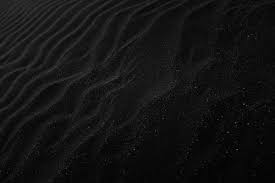
#> input picture HW1/Codes/images/Hist1.jpeg, 275 x 183 px
$ jupyter execute 1.ipynb
#> lines starting #> are read from the running program, lines starting #| are printed output that depends on the picture
[cell 1]
import cv2
import numpy as np
from matplotlib import pyplot as plt

[cell 2]
source_dir = "images/"
save_dir = "save/"

[cell 3]
image1 = cv2.imread(source_dir + "Hist1.jpeg", 0)
#> image1 is the input picture: shape (183, 275); min 0, max 86, mean 19
image2 = cv2.imread(source_dir + "Hist2.jpg", 0)
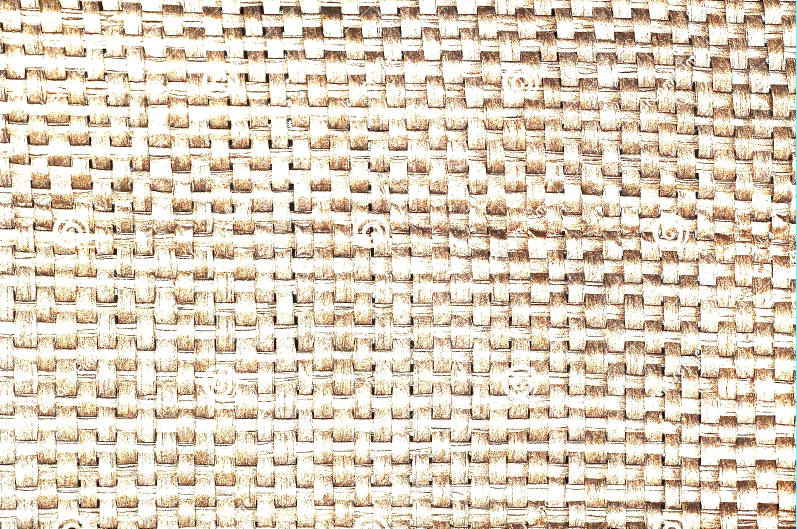
#> input picture HW1/Codes/images/Hist2.jpg, 1593 x 1057 px (shown at 1/2 size)
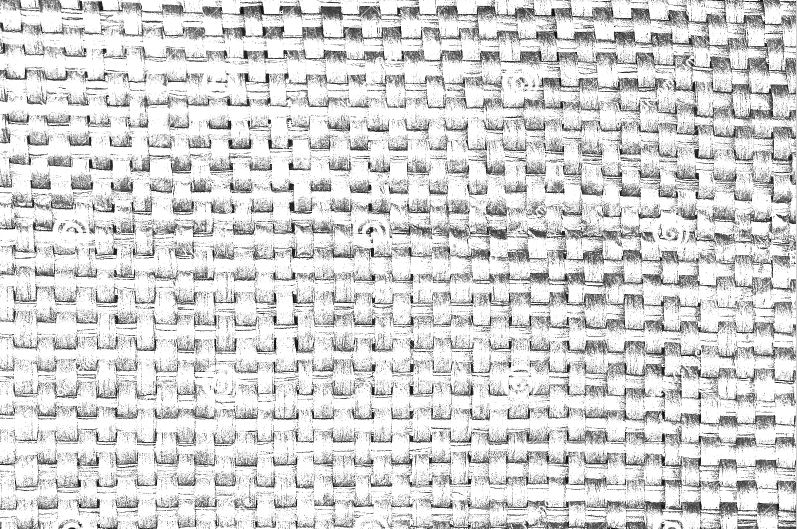
#> image2: shape (1057, 1593) (shown at 1/2 size); min 3, max 255, mean 213

[cell 4]
plt.figure(figsize=[15,5])
plt.subplot(121)
plt.imshow(image1, cmap="gray"), plt.xticks([]), plt.yticks([])
plt.subplot(122)
plt.imshow(image2, cmap="gray"), plt.xticks([]), plt.yticks([])
plt.show()

[cell 5]
plt.figure(figsize=[15,5])
plt.subplot(121)
plt.hist(image1.ravel(), 256, [0, 256])
plt.subplot(122)
plt.hist(image2.ravel(), 256, [0, 256])
plt.show()
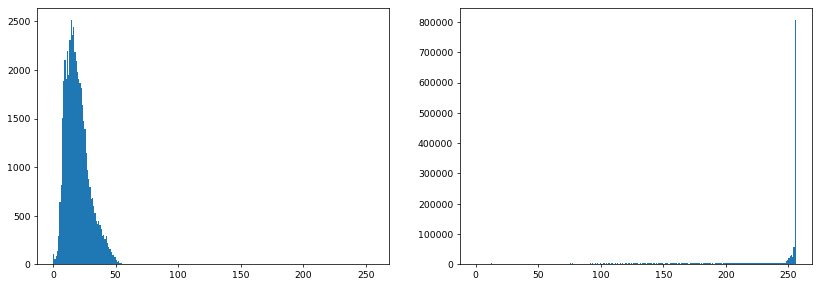
#> figure drawn by matplotlib, 2 panels; panel 1: tallest bar 2516 high, from x = 14 to 15; panel 2: tallest bar 807288 high, from x = 255 to 256

[cell 6]
def plot_cdf(image):
    hist, bins = np.histogram(image.flatten(),256,[0,256])
#> hist = 256 values, max 2516 at index 14, min 0 at index 67, mean 196.6; bins = 257 values from 0 to 256
    cdf = hist.cumsum()
#> cdf = 256 values from 110 to 50325
    cdf_normalized = cdf * hist.max() / cdf.max()
#> cdf_normalized = 256 values from 5.5 to 2516
    plt.hist(image.flatten(), 256, [0, 256], color="red")
    plt.plot(cdf_normalized, color="b")
    return cdf

[cell 7]
plt.figure(figsize=[15,5])
plt.subplot(121)
cdf1 = plot_cdf(image1)
#> cdf1 = 256 values from 110 to 50325
plt.subplot(122)
cdf2 = plot_cdf(image2)
#> cdf2 = 256 values from 0 to 1683801
plt.show()
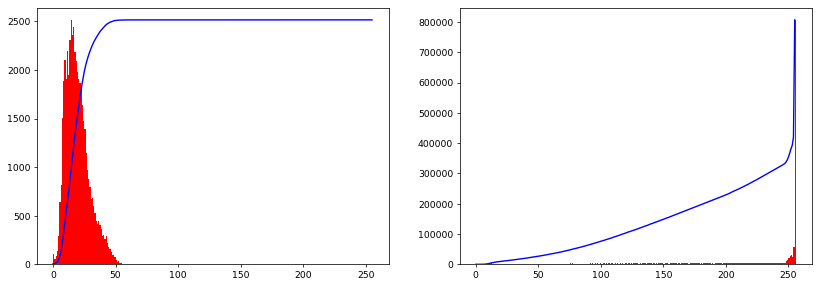
#> figure drawn by matplotlib, 2 panels; panel 1: tallest bar 2516 high, from x = 14 to 15; panel 1: curve peaks at x = 86, y = 2516; panel 2: tallest bar 807288 high, from x = 255 to 256; panel 2: curve peaks at x = 255, y = 807288

#### Histogram Equalization for image1

[cell 8]
cdf_m = np.ma.masked_equal(cdf1,0)
cdf_m = (cdf_m - cdf_m.min())*255/(cdf_m.max()-cdf_m.min())
cdf1 = np.ma.filled(cdf_m,0).astype('uint8')
#> cdf1 = 256 values from 0 to 255

[cell 9]
image1_converted = cdf1[image1]
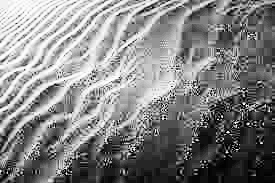
#> image1_converted: shape (183, 275); min 0, max 255, mean 130.9
plt.hist(image1_converted.flatten(), 256, [0, 256])
plt.show()
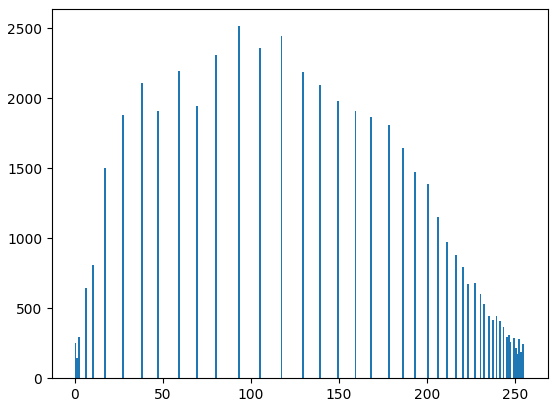
#> figure drawn by matplotlib, 1 panel; tallest bar 2516 high, from x = 93 to 94

[cell 10]
plt.figure(figsize=(10, 10))
plt.subplot(221)
plt.suptitle("Comparing the histogram equalization effects on the image", fontsize=15)
plt.imshow(image1, cmap="gray"), plt.xticks([]), plt.yticks([]), plt.title("Original image")

plt.subplot(222)
plt.hist(image1.flatten(), 256, [0, 256], color='r'), plt.title("Initial histogram")

plt.subplot(223)
plt.imshow(image1_converted, cmap="gray"), plt.xticks([]), plt.yticks([]), plt.title("Image after equalization")

plt.subplot(224)
plt.hist(image1_converted.flatten(), 256, [0, 256], color='r'), plt.title("Image histogram after equalization")
plt.savefig(save_dir + "figure1")
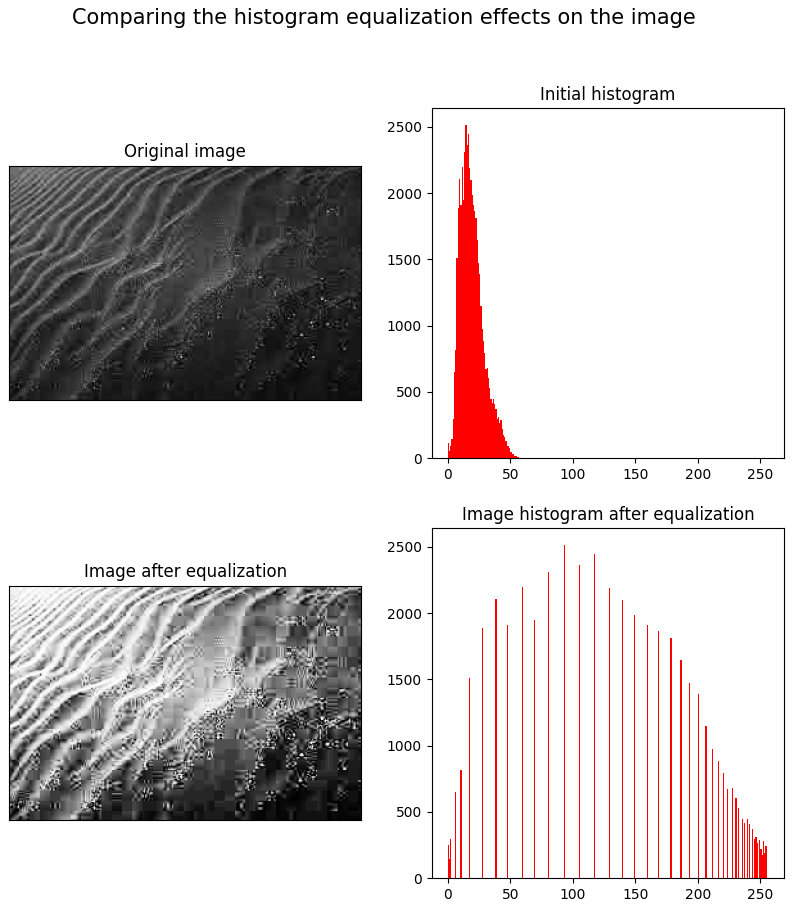
#> figure drawn by matplotlib, 4 panels; panel 2: tallest bar 2516 high, from x = 14 to 15; panel 4: tallest bar 2516 high, from x = 93 to 94
plt.show()

#### Histogram Equalization for image 2

[cell 11]
cdf_m = np.ma.masked_equal(cdf2,0)
cdf_m = (cdf_m - cdf_m.min())*255/(cdf_m.max()-cdf_m.min())
cdf2 = np.ma.filled(cdf_m,0).astype('uint8')
#> cdf2 = 256 values from 0 to 255

[cell 12]
image2_converted = cdf2[image2]
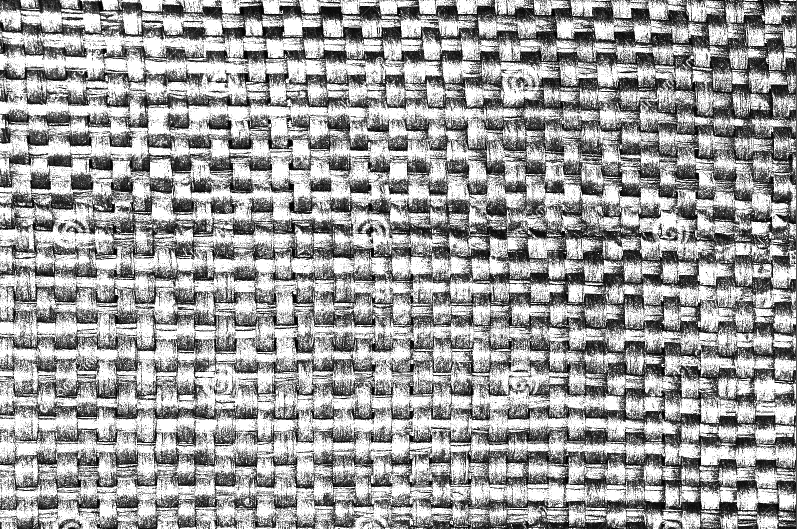
#> image2_converted: shape (1057, 1593) (shown at 1/2 size); min 0, max 255, mean 156.9
plt.hist(image2_converted.flatten(), 256, [0, 256])
plt.show()
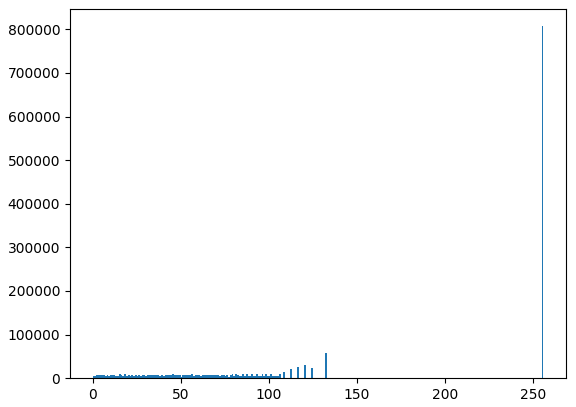
#> figure drawn by matplotlib, 1 panel; tallest bar 807288 high, from x = 255 to 256

[cell 13]
plt.figure(figsize=(10, 10))
plt.subplot(221)
plt.suptitle("Comparing the histogram equalization effects on the image", fontsize=15)
plt.imshow(image2, cmap="gray"), plt.xticks([]), plt.yticks([]), plt.title("Original image")

plt.subplot(222)
plt.hist(image2.flatten(), 256, [0, 256], color='r'), plt.title("Initial histogram")

plt.subplot(223)
plt.imshow(image2_converted, cmap="gray"), plt.xticks([]), plt.yticks([]), plt.title("Image after equalization")

plt.subplot(224)
plt.hist(image2_converted.flatten(), 256, [0, 256], color='r'), plt.title("Image histogram after equalization")
plt.savefig(save_dir + "figure2")
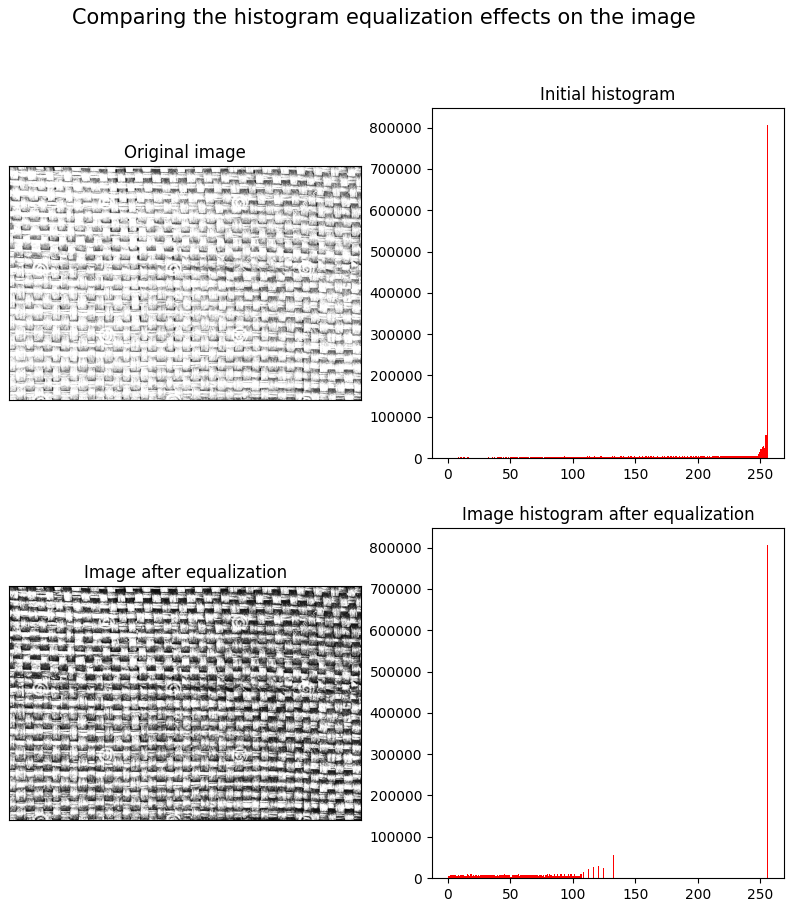
#> figure drawn by matplotlib, 4 panels; panel 2: tallest bar 807288 high, from x = 255 to 256; panel 4: tallest bar 807288 high, from x = 255 to 256
plt.show()
